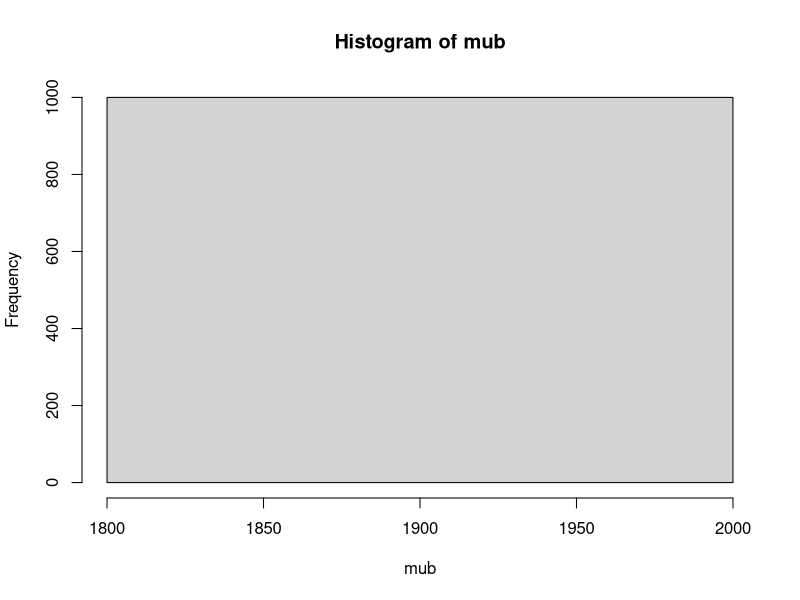

This figure's R source:
## ---- chunk 1
knitr::opts_chunk$set(echo = TRUE)
## ---- chunk 2
setwd("/Users/carmencilla/Desktop/RPractice_DSHRA")
browser <- read.csv("Data/web-browsers.csv")
dim(browser)
head(browser)
## ---- chunk 3
 mean(browser$spend); var(browser$spend)/1e4; sqrt(var(browser$spend)/1e4)
## ---- chunk 4
 B <- 1000  #Number of iterations for bootstrap resampling
  mub <- c()  # New vector: Will hold the mean values for each bootstrap sample
  for (b in 1:1000){ ## Loop through 1000 bootstrap iterations
    samp_b <- sample.int(nrow(browser), replace=TRUE) #Sets a bootstrap sample by randomly sampling row indices (with replacement)
    mub <- c(mub, mean(browser$spend[samp_b])) #Compute the mean of the 'spend' column for the current bootstrap sample and the mean to the vect (mub)
  }
  sd(mub) #SD: provides variability of the mean estimate. SD = 81
## ---- chunk 5
 B <- 1000  #Number of iterations for bootstrap resampling
  mub <- c()  # New vector: Will hold the mean values for each bootstrap sample
  for (b in 1:1000){ ## Loop through 1000 bootstrap iterations
    samp_b <- sample.int(nrow(browser), replace=FALSE) #WITHOUT REPLACEMENT
    mub <- c(mub, mean(browser$spend[samp_b])) #Compute the mean of the 'spend' column for the current bootstrap sample and the mean to the vect (mub)
  }
  sd(mub) #SD: provides variability of the mean estimate. SD now 0. 
## ---- chunk 6

h <- hist(mub) # Create a histogram of the bootstrap sample means 'mub'

# Generate a sequence of x-values spanning the range of 'mub'
  xfit <- seq(min(mub), max(mub), length = 40)  
# 'xfit' is a sequence of 40 equally spaced values between the minimum and maximum of 'mub'.
# It will be used for plotting the fitted normal distribution curve.

# Compute the y-values for a normal distribution (probability density function)
  yfit <- dnorm(xfit, mean = mean(browser$spend), sd = sqrt(var(browser$spend)/1e4))  
# 'dnorm' calculates the normal density at each value of 'xfit'.
# Parameters:
# - mean = mean(browser$spend): The mean of the original data.
# - sd = sqrt(var(browser$spend)/1e4): Standard deviation of the normal distribution,
#   scaled down by 1e4 for visualization (to match the histogram scale).

# Scale the y-values to match the histogram
yfit <- yfit * diff(h$mids[1:2]) * length(mub)  
# Explanation of each term:
# - 'diff(h$mids[1:2])': The bin width of the histogram.
#   - This ensures the area under the fitted curve aligns with the histogram's bin sizes.
# - 'length(mub)': The total number of observations in 'mub' (i.e., the histogram's total count).
#   - This ensures the total area of the curve matches the histogram's total area.
# Together, these adjustments align the normal curve with the scale and range of the histogram.

# Add the fitted normal curve to the histogram
lines(xfit, yfit, col = "black", lwd = 2)  
# 'lines' overlays the fitted normal curve on the histogram.
# Parameters:
# - 'col = "black"': Sets the color of the line to black.
# - 'lwd = 2': Sets the line width to make it thicker for better visibility.
## ---- chunk 7

##Note for me: it takes a little time to process!! These are not inmediate processes!!!!

B <- 1000 # Number of bootstrap iterations
  betas <- c()  # Currently initialized as a vector
  for (b in 1:1000){ # Loop through 1000 bootstrap iterations
    samp_b <- sample.int(nrow(browser), replace=TRUE) # Create a bootstrap sample by sampling row indices with replacement 
    reg_b <- glm(log(spend) ~ broadband + anychildren, data=browser[samp_b,]) # Fit a regression model using the bootstrap sample (uses variables in the dataset!)
    betas <- rbind(betas, coef(reg_b)) # Resulting coefficients stored in the empty vector. 
  }; head(betas, n=3)
  
## ---- chunk 8

##Second try:
B <- 1000 # Number of bootstrap iterations
  betas <- c()  # Currently initialized as a vector
  for (b in 1:1000){ # Loop through 1000 bootstrap iterations
    samp_b <- sample.int(nrow(browser), replace=TRUE) # Create a bootstrap sample by sampling row indices with replacement 
    reg_b <- glm(log(spend) ~ broadband + anychildren, data=browser[samp_b,]) # Fit a regression model using the bootstrap sample (uses variables in the dataset!)
    betas <- rbind(betas, coef(reg_b)) # Resulting coefficients stored in the empty vector. 
  }; head(betas, n=3)
## ---- chunk 9

##Third try:
B <- 500 # Number of bootstrap iterations
  betas <- c()  # Currently initialized as a vector
  for (b in 1:500){ # Loop through 1000 bootstrap iterations
    samp_b <- sample.int(nrow(browser), replace=TRUE) # Create a bootstrap sample by sampling row indices with replacement 
    reg_b <- glm(log(spend) ~ broadband + anychildren, data=browser[samp_b,]) # Fit a regression model using the bootstrap sample (uses variables in the dataset!)
    betas <- rbind(betas, coef(reg_b)) # Resulting coefficients stored in the empty vector. 
  }; head(betas, n=3)
## ---- chunk 10
cov(betas[,"broadband"], betas[,"anychildren"])
##Small covariance in this case. 
